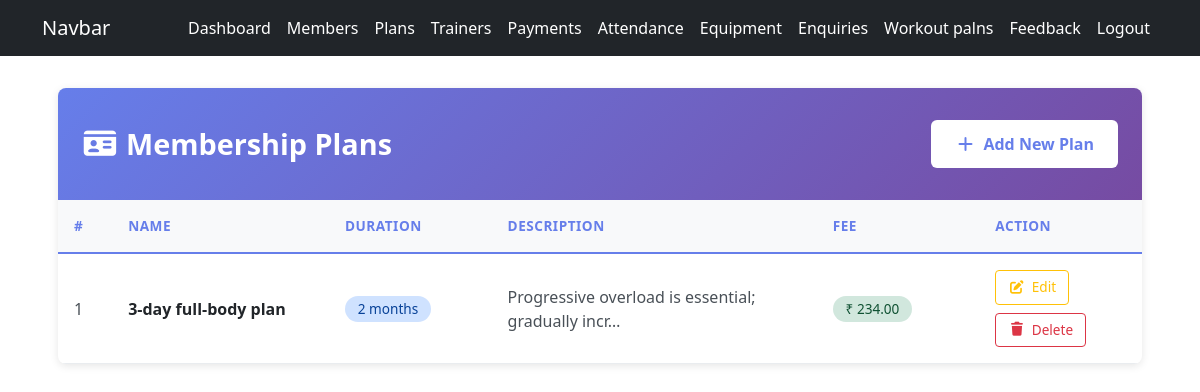
Page /admin_plans/ (signed in) on the earlier database version.
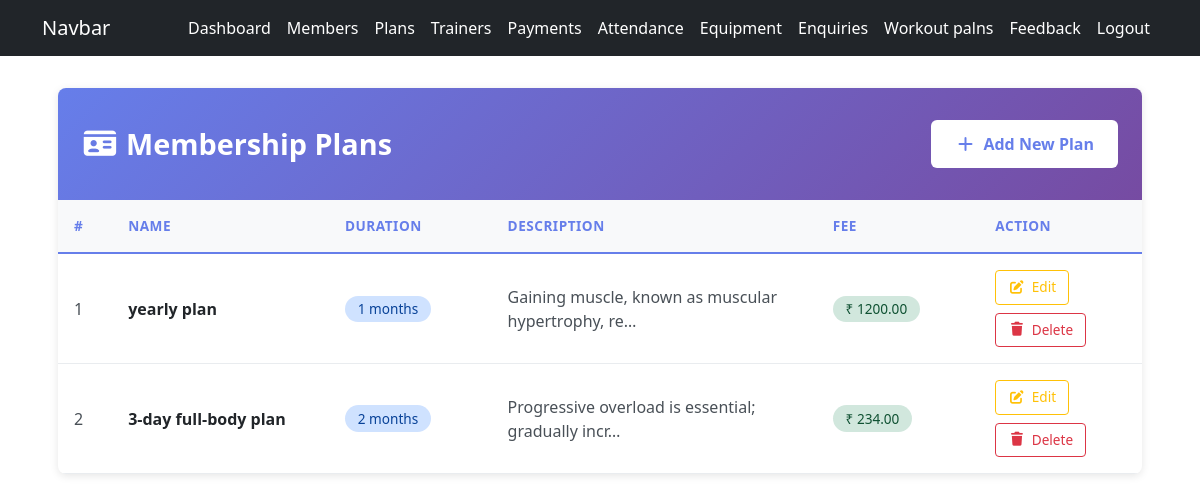
Same page on the later database version.
### gymapp/models.py (models this page shows)
class MemberShipPlan(models.Model):
    name = models.CharField(max_length=100)
    duration_months = models.PositiveIntegerField()   # eg: 1, 2, 3, 6, 12 months
    fee = models.DecimalField(max_digits=6, decimal_places=2)  # eg: 499.50
    description = models.TextField()
    def __str__(self):
        return f'{self.name} - {self.duration_months} month - ${self.fee}'

### gymapp/views.py (the view)
    def wrapper(request, *args, **kwargs):
        if not request.user.is_authenticated or getattr(request.user, 'role', None) != 'ADMIN':  # check if user is not authenticated OR role is not ADMIN
            messages.error(request, 'you must be an admin to access this page')
            return redirect('admin_login')
        return view_func(request, *args, **kwargs)  # if user is authenticated and role is ADMIN, then allow them to access the page

### gymapp/views.py (called while the page is built)
def admin_required(view_func):
    def wrapper(request, *args, **kwargs):
        if not request.user.is_authenticated or getattr(request.user, 'role', None) != 'ADMIN':  # check if user is not authenticated OR role is not ADMIN
            messages.error(request, 'you must be an admin to access this page')
            return redirect('admin_login')
        return view_func(request, *args, **kwargs)  # if user is authenticated and role is ADMIN, then allow them to access the page
    return wrapper

@admin_required
def admin_plans_list(request):
    plans = MemberShipPlan.objects.all().order_by('duration_months')
    print('plans: ', plans)
    return render(request, 'admin_plans_list.html', {'plans': plans})

### gymapp/templates/admin_plans_list.html (shortened to what this page needs)
{% extends 'base.html' %}
{% load static %}
{% block content %}
<link rel="stylesheet" href="{% static 'gymapp/css/admin_plans_list.css' %}">
<div class="plans-container">
  <div class="plans-card">
    <div class="plans-header">
      <div>
        <h2><i class="fas fa-id-card"></i> Membership Plans</h2>
      </div>
      <div class="header-actions">
        <a href="{% url 'admin_plans_add' %}" class="btn-add">
          <i class="fas fa-plus"></i> Add New Plan
        </a>
      </div>
    </div>
    <div class="table-wrapper">
      <table class="table">
        <thead>
          <tr>
            <th style="width: 5%;">#</th>
            <th style="width: 20%;">Name</th>
            <th style="width: 15%;">Duration</th>
            <th style="width: 30%;">Description</th>
            <th style="width: 15%;">Fee</th>
            <th style="width: 15%;">Action</th>
          </tr>
        </thead>
        <tbody>
          {% if plans %}
            {% for plan in plans %}
            <tr>
              <td>{{ forloop.counter }}</td>
              <td><span class="plan-name">{{ plan.name }}</span></td>
              <td><span class="badge badge-duration">{{ plan.duration_months }} months</span></td>
              <td title="{{ plan.description }}">{{ plan.description|truncatechars:50 }}</td>
              <td><span class="badge badge-fee">₹ {{ plan.fee }}</span></td>
              <td>
                <div class="action-buttons">
                  <a href="{% url 'admin_plan_edit' plan.id %}" class="btn-action btn-edit" title="Edit">
                    <i class="fas fa-edit"></i> Edit
                  </a>
                  <form method="POST" action="{% url 'admin_plan_delete' plan.id %}" style="display: contents;">
                    <button type="submit" class="btn-action btn-delete" title="Delete"
                            onclick="return confirm('Are you sure you want to delete this plan?');">
                      <i class="fas fa-trash"></i> Delete
                    </button>
                  </form>
                </div>
              </td>
            </tr>
            {% endfor %}
          {% endif %}
        </tbody>
      </table>
    </div>
  </div>
</div>
{% endblock %}

Differences in the rows shown:
added MemberShipPlan: name "yearly plan", duration_months "1", description "Gaining muscle, known as muscular hypertrophy, re…", fee "1200.00"
